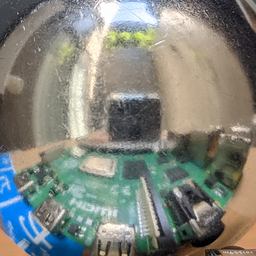
#> input picture images/environment.png, 256 x 256 px, shrunk from 1024 x 1024 before the run
$ python apeture_to_image.py --input ../images/environment.png
#> lines starting #> are read from the running program, lines starting #| are printed output that depends on the picture
#!/usr/bin/env python
# -*- coding: utf-8 -*-

import argparse
from PIL import Image, ImageOps
import numpy
from numpy import asarray, linalg, diag, matmul, transpose, outer

parser = argparse.ArgumentParser(description='singular value decomposition')
parser.add_argument( '-i', '--input',  help='input file path', default='input.png')
args = parser.parse_args()

image = Image.open( args.input )
#> image is the input picture: PIL image 256x256 RGB; mean R, G, B 129.5, 132.5, 124.4
gray = ImageOps.grayscale( image )
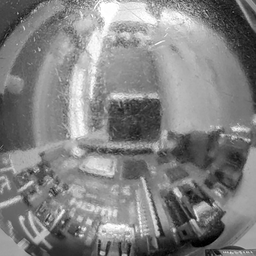
#> gray: PIL image 256x256 L; min 0, max 255, mean 130.7

for image_size in range( 1, image.width+1, 2 ):
  border_size = ( image.width - image_size ) // 2
  resized = gray.resize(( image.width - border_size * 2, image.height - border_size * 2 ), Image.BICUBIC);
  canvas = Image.new( "L", ( image.width, image.height ), ( 0 ) );
  canvas.paste( resized, ( border_size, border_size ) );
  data = asarray( canvas )
  normalized = data / 255.0
  sum_ = normalized.sum()
  v = linalg.svd( normalized )
  u=v.U[:,:5]
  s=v.S[:5]
  vh=v.Vh[:5,:]
  us = matmul( u, diag( s ) )

  total = matmul( us[:,:1], vh[:1,:] )
  total += matmul( us[:,1:2], vh[1:2,:] )
  total += matmul( us[:,2:3], vh[2:3,:] )
  total += matmul( us[:,3:4], vh[3:4,:] )
  total += matmul( us[:,4:5], vh[4:5,:] )
  sum_ = total.sum();

  total /= sum_
  Image.fromarray( ( numpy.clip( total, 0, 100 )*255 ).astype(numpy.uint8) ).save( 'out_{}.png'.format( resized.width ) )
#> this loop made 128 passes
#> s on passes 1 to 12: [1.06, 0.0376, 7.82e-17, 7.82e-17, 7.82e-17], [2.11, 0.209, 0.0969, 0.0111, 1.85e-16], [3.15, 0.409, 0.358, 0.119, 0.0521], [4.19, 0.591, 0.564, 0.19, 0.159], [5.24, 0.775, 0.733, 0.269, 0.261], [6.29, 0.964, 0.918, 0.37, 0.335], [7.34, 1.15, 1.09, 0.445, 0.415], [8.38, 1.33, 1.26, 0.545, 0.485], [9.43, 1.51, 1.42, 0.66, 0.577], [10.48, 1.69, 1.59, 0.744, 0.666], [11.53, 1.86, 1.77, 0.839, 0.746], [12.58, 2.04, 1.93, 0.931, 0.834]
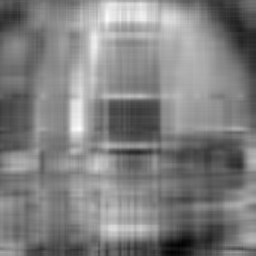
#> total: shape (256, 256) float64; min -1.32e-06, max 3.17e-05, mean 1.53e-05; drawn with min black and max white
